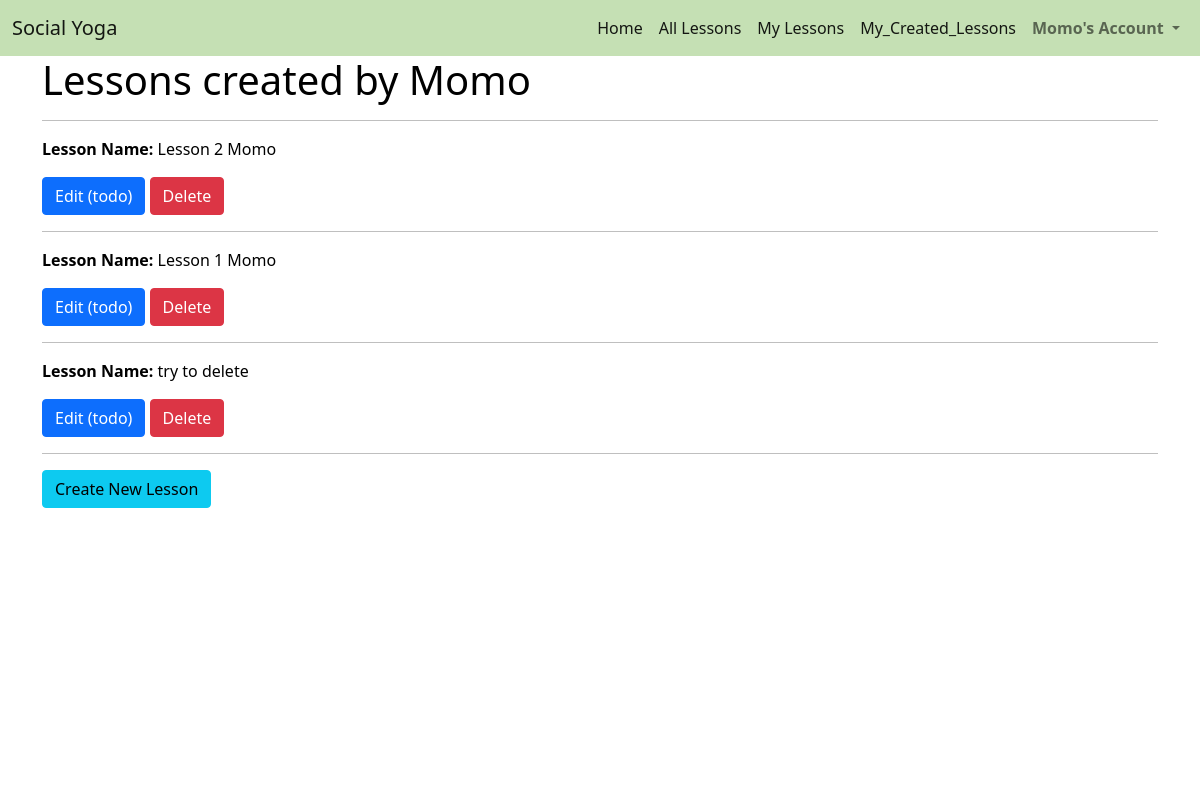
Page /lessons/instructor_created_lessons/ (signed in) on the earlier database version.
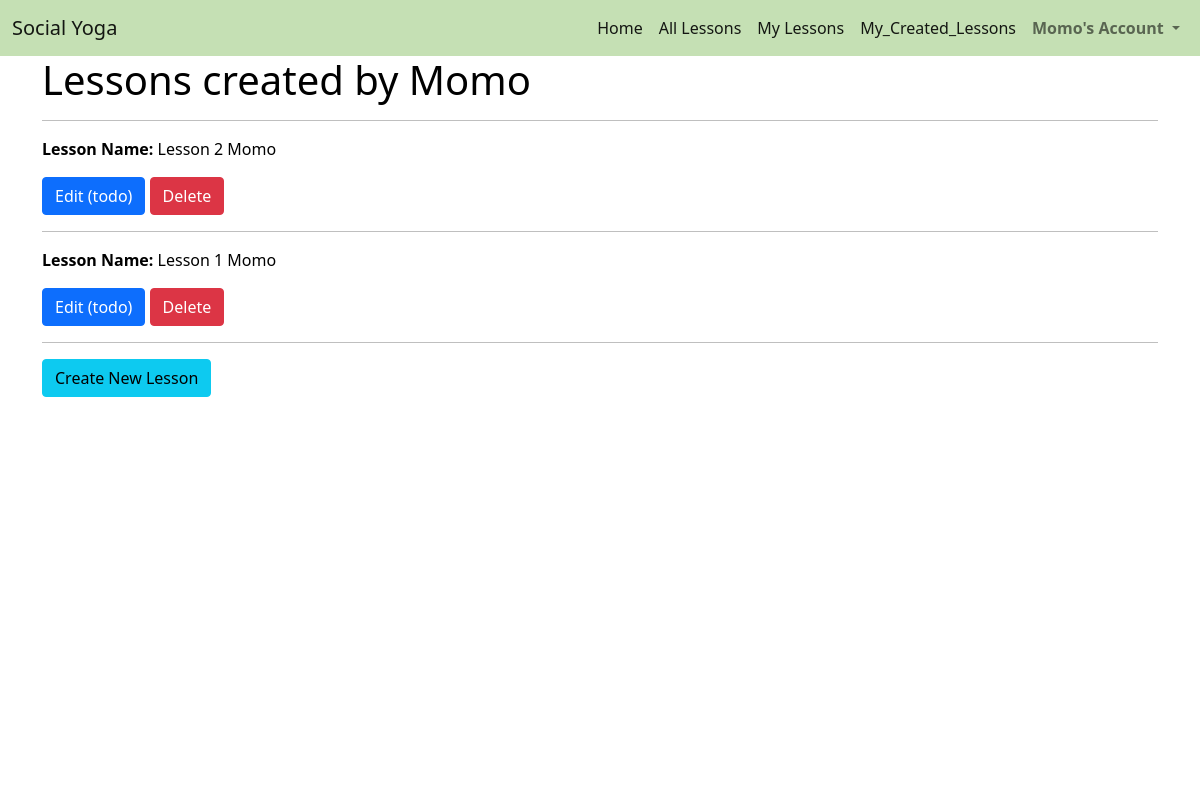
Same page on the later database version.
### lessons/models.py (models this page shows, shortened)
class Lesson(models.Model):
    lesson_id = models.CharField(max_length=32, null=False, editable=False)
    instructor_profile = models.ForeignKey(UserProfile, on_delete=models.SET_NULL,
                                        null=True, blank=True, related_name='lessons')
    lesson_name = models.CharField(max_length=32, null=False, editable=True)
    description = models.TextField(max_length=254)
    url = models.URLField(max_length=1024, null=False, blank=False)

### lessons/views.py (the view)
# urls.py: path('instructor_created_lessons/', views.instructor_created_lessons, name='instructor_created_lessons'),
def instructor_created_lessons(request):
    profile = get_object_or_404(UserProfile, user=request.user)
    template = 'lessons/instructor_created_lessons.html'
    instructor_created_lessons = Lesson.objects.filter(instructor_profile=profile)
    context = {
        'profile': profile,
        'instructor_created_lessons': instructor_created_lessons,
    }
    return render(request, template, context)

### profiles/models.py (called while the page is built)
    def __str__(self):
        return self.user.username

### lessons/templates/lessons/instructor_created_lessons.html (shortened to what this page needs)
{% extends "base.html" %}
{% load static %}
{% block content %}
    <div class="overlay"></div>
    <div class="container h-100">
        <div class="row h-100">
            <div class="col">
                <h1>Lessons created by {{ profile }}</h1>
                <hr>
                {% if instructor_created_lessons %}
                    {% for lesson in instructor_created_lessons %}
                        <p><strong>Lesson Name:</strong> {{ lesson.lesson_name }}</p>
                        <span>
                            <a class="btn btn-primary" href="#" role="button">Edit (todo)</a>
                            <a class="btn btn-danger" href="{% url 'delete_instructor_created_lesson' lesson.lesson_id %}" role="button">Delete</a>
                        </span>
                        <hr>
                    {% endfor %}
                {% else %}
                    <p>You aren't subscribed to any lessons</p>
                {% endif %}
                <a class="btn btn-info" href="{% url 'create_lesson' %}" role="button">Create New Lesson</a>
            </div>
        </div>
    </div>
{% endblock %}

Differences in the rows shown:
removed Lesson: lesson_name "try to delete"
